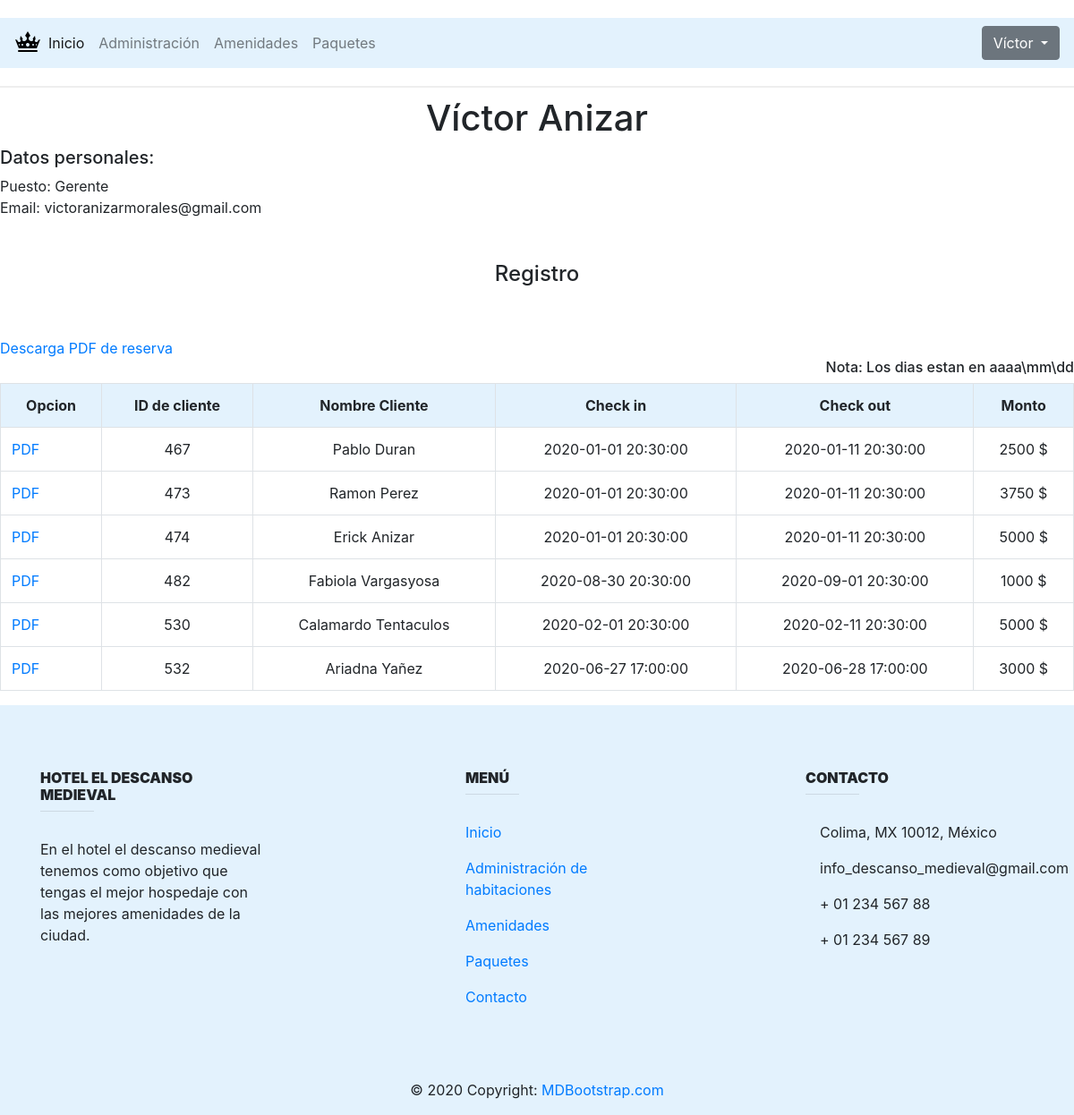
/perfil.php (signed in), run on the app's committed database.
### tables this page shows
CREATE TABLE `usuario` (
  `id_usr` int(11) NOT NULL,
  `email` varchar(100) NOT NULL,
  `password` varchar(100) NOT NULL,
  `puesto` varchar(30) NOT NULL,
  `nombreU` varchar(20) NOT NULL,
  `ApPU` varchar(20) NOT NULL
);

CREATE TABLE `reservacion` (
  `numero_personas` int(11) NOT NULL,
  `check_in` datetime NOT NULL,
  `check_out` datetime NOT NULL,
  `id_habitacion` int(11) NOT NULL,
  `estatus` varchar(15) NOT NULL,
  `id_usr` int(11) NOT NULL,
  `id_cliente` int(11) NOT NULL,
  `monto` int(11) NOT NULL
);

CREATE TABLE `cliente` (
  `id_cliente` int(11) NOT NULL,
  `nombre` varchar(20) NOT NULL,
  `ApPC` varchar(20) NOT NULL,
  `numTarjeta` bigint(30) NOT NULL
);

### perfil.php (the view, shortened to what this page needs)
<?php
   require 'database.php';
   $message='';
   if (isset($_SESSION['id'])) {
      $sql="SELECT id_usr, email, password,nombreU FROM usuario WHERE id_usr=:id";
      $records=$conn->prepare($sql);
      $records->bindParam(':id',$_SESSION['id']);
      $records->execute();
      $results=$records->fetch(PDO::FETCH_ASSOC);
      $message=$results['nombreU'];
   }
   else{
      header("Location: /ProyectoIngSW");
   }
   ?>
<!DOCTYPE html>
<html >
   <head>
      <link rel="stylesheet" type="text/css" href="css/styles.css">
      <link rel="stylesheet" href="css/bootstrap.min.css">
   </head>
   <body>
      <header>
         <nav class="navbar navbar-expand-lg navbar-light  " style="background-color: #e3f2fd;" >
            <img src="img/icons8-corona-medieval-30.png" alt="">
            <div class="collapse navbar-collapse" id="navbarSupportedContent">
               <ul class="navbar-nav mr-auto">
                  <li class="nav-item active">
                     <a class="nav-link" href="inicio.php">Inicio <span class="sr-only">(current)</span></a>
                  </li>
                  <li class="nav-item">
                     <a class="nav-link" href="habitaciones.php">Administración </a>
                  </li>
                  <li class="nav-item">
                     <a class="nav-link" href="amenidades.php">Amenidades</a>
                  </li>
                  <li class="nav-item">
                     <a class="nav-link" href="paquetes.php">Paquetes</a>
                  </li>
               </ul>
               <div class="dropdown">
                  <button class="btn btn-secondary dropdown-toggle" type="button" id="dropdownMenuButton" data-toggle="dropdown" aria-haspopup="true" aria-expanded="false">
                     <?php if(!empty($message)): ?>
                     <?= $message ?>
                     <?php endif; ?>
                  </button>
               </div>
            </div>
         </nav>
      </header>
      <main>
         <?php
               $sql="SELECT id_usr, email, password,nombreU,puesto,ApPU FROM usuario WHERE id_usr=:id";
               $records=$conn->prepare($sql);
               $records->bindParam(':id',$_SESSION['id']);
               $records->execute();
               $results=$records->fetch(PDO::FETCH_ASSOC);
            ?>
         <h1 class="Nombre" style="text-align: Center">
            <?=  $message=$results['nombreU'];?>
            <?=  $message=$results['ApPU'];?>
         </h1>
         <h5 >Datos personales:</h5>
         <?php echo"Puesto: "?>
         <?=  $message=$results['puesto'];?> <br>
         <?php echo"Email: "?>
         <?=  $message=$results['email'];?> <br>
         <?php
            $busqueda=$conn->prepare("SELECT r.id_cliente,c.nombre,c.ApPC,r.check_in,r.check_out, r.monto FROM RESERVACION r JOIN cliente c ON r.id_cliente=c.id_cliente  WHERE id_usr=:id ORDER BY r.id_cliente");
            $busqueda->bindParam(':id',$_SESSION['id']);
            $busqueda->execute();
            ?>
         <br><br>
         <h4 style="text-align: Center;">Registro</h4>
         <br><br>
         <table   class="table table-bordered">
            <tr>
               <th class="registro" style="background-color: #e3f2fd; text-align: Center">Opcion</th>
               <th class="registro" style="background-color: #e3f2fd; text-align: Center">ID de cliente</th>
               <th class="registro" style="background-color: #e3f2fd; text-align: Center">Nombre Cliente</th>
               <th class="registro" style="background-color: #e3f2fd; text-align: Center">Check in</th>
               <th class="registro" style="background-color: #e3f2fd; text-align: Center">Check out</th>
               <th  class="registro" style="background-color: #e3f2fd; text-align: Center">Monto</th>
            </tr>
            <?php
               foreach($busqueda as $res)
               {
                 echo "<tr>";?>
                 <td><a href="ticket.php?idR=<?php echo $res['id_cliente']."/".$res['nombre']."/".$res['check_in']."/".$res['check_out']."/".$_SESSION['id']."/".$res['monto']; ?>">PDF<a></td>
                 <?php
                 echo "<td style='text-align: Center'>".$res["id_cliente"]."</td>";
                 echo "<td style='text-align: Center'>".$res["nombre"]." ".$res["ApPC"]."</td>";
                 echo "<td style='text-align: Center'>".$res["check_in"]."</td>";
                 echo "<td style='text-align: Center'>".$res["check_out"]."</td>";
                 echo "<td style='text-align: Center'>".$res["monto"]."\t$</td>";
                 echo "</tr>";
               }
               ?>
               <a href="descargar_pdf.php">Descarga PDF de reserva</a>
               <br>
            <h6 style="text-align: right;"> Nota: Los dias estan en aaaa\mm\dd</h6>
         </table>
      </main>
      <footer class="page-footer font-small blue pt-4" style="background-color: #e3f2fd;">
         <div class="container mt-5 mb-4 text-center text-md-left" >
            <div class="row mt-3">
               <div class="col-md-3 col-lg-4 col-xl-3 mb-4">
                  <h6 class="text-uppercase font-weight-bold">
                     <strong>Hotel el descanso medieval</strong>
                  </h6>
                  <hr class="deep-purple accent-2 mb-4 mt-0 d-inline-block mx-auto" style="width: 60px;">
                  <p>En el hotel el descanso medieval tenemos como objetivo que tengas el mejor hospedaje con las mejores amenidades de la ciudad.</p>
               </div>
               <div class="col-md-3 col-lg-2 col-xl-2 mx-auto mb-4">
                  <h6 class="text-uppercase font-weight-bold">
                     <strong>Menú</strong>
                  </h6>
                  <hr class="de ep-purple accent-2 mb-4 mt-0 d-inline-block mx-auto" style="width: 60px;">
                  <p>
                     <a href="#!">Inicio</a>
                  </p>
                  <p>
                     <a href="#!">Administración de habitaciones</a>
                  </p>
                  <p>
                     <a href="#!">Amenidades</a>
                  </p>
                  <p>
                     <a href="#!">Paquetes</a>
                  </p>
                  <p>
                     <a href="#!">Contacto</a>
                  </p>
               </div>
               <div class="col-md-4 col-lg-3 col-xl-3">
                  <h6 class="text-uppercase font-weight-bold">
                     <strong>Contacto</strong>
                  </h6>
                  <hr class="deep-purple accent-2 mb-4 mt-0 d-inline-block mx-auto" style="width: 60px;">
                  <p>
                     <i class="fas fa-home  mr-3"></i> Colima, MX 10012, México
                  </p>
                  <p>
                     <i class="fas fa-envelope mr-3"></i> info_descanso_medieval@gmail.com
                  </p>
                  <p>
                     <i class="fas fa-phone mr-3"></i> + 01 234 567 88
                  </p>
                  <p>
                     <i class="fas fa-print mr-3"></i> + 01 234 567 89
                  </p>
               </div>
            </div>
         </div>
         <div class="footer-copyright text-center py-3">© 2020 Copyright:
            <a href="https://mdbootstrap.com/education/bootstrap/"> MDBootstrap.com</a>
         </div>
      </footer>
   </body>
</html>

### css/styles.css (style rules this page uses)
header { border-bottom: 2px solid #eee; padding: 20px 0; margin-bottom: 10px ; width: 100%; text-align: center; }
.navbar { background-color: #e3f2fd; }
header a { text-decoration: none; color: #333; }

### data on the page
usuario: nombreU "Víctor", ApPU "Anizar", puesto "Gerente", email "victoranizarmorales@gmail.com"
reservacion: id_cliente "467", id_cliente.nombre "Pablo", id_cliente.ApPC "Duran", check_in "2020-01-01 20:30:00", check_out "2020-01-11 20:30:00", monto "2500"
reservacion: id_cliente "473", id_cliente.nombre "Ramon", id_cliente.ApPC "Perez", check_in "2020-01-01 20:30:00", check_out "2020-01-11 20:30:00", monto "3750"
reservacion: id_cliente "474", id_cliente.nombre "Erick", id_cliente.ApPC "Anizar", check_in "2020-01-01 20:30:00", check_out "2020-01-11 20:30:00", monto "5000"
reservacion: id_cliente "482", id_cliente.nombre "Fabiola", id_cliente.ApPC "Vargasyosa", check_in "2020-08-30 20:30:00", check_out "2020-09-01 20:30:00", monto "1000"
reservacion: id_cliente "530", id_cliente.nombre "Calamardo", id_cliente.ApPC "Tentaculos", check_in "2020-02-01 20:30:00", check_out "2020-02-11 20:30:00", monto "5000"
reservacion: id_cliente "532", id_cliente.nombre "Ariadna", id_cliente.ApPC "Yañez", check_in "2020-06-27 17:00:00", check_out "2020-06-28 17:00:00", monto "3000"
